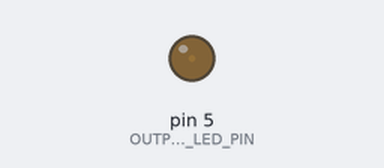
The sketch below on a simulated Arduino Uno, built with avr-gcc and run on an emulated ATmega328P. Shown: output pins drawn as LEDs (lit = HIGH).

Above: at 0.05 s.
At 0.9 s:
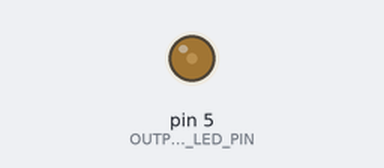
At 3.1 s:
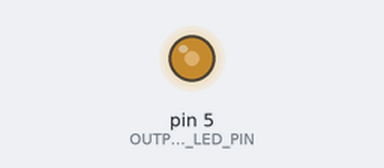
Timing chart, 0 to 7.6 s (numbered marks = the images above):
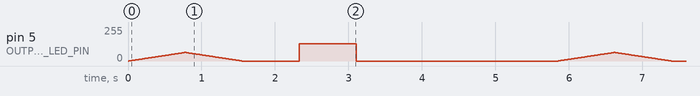

The sketch:

1_smooth_led.ino
```cpp
#define OUTPUT_LED_PIN 5

void smooth_change(int pin, int start, int end, int delay_ms) {
  /*
  Плавно изменяет значение на pin на отрезке [start; end], используя задержку delay.
  */
  int v = start;
  if (start < end) {
    while (v <= end) {
      analogWrite(pin, v);
      v++;
      delay(delay_ms);
    }
  } else {
    while (v >= end) {
      analogWrite(pin, v);
      v--;
      delay(delay_ms);
    }
  }
}

void setup() {
  pinMode(OUTPUT_LED_PIN, OUTPUT);
}

void loop() {

  int delay_ms = 3;

  smooth_change(OUTPUT_LED_PIN, 0, 64, delay_ms * 4);
  smooth_change(OUTPUT_LED_PIN, 64, 0, delay_ms * 4);

  smooth_change(OUTPUT_LED_PIN, 0, 128, delay_ms * 2);
  smooth_change(OUTPUT_LED_PIN, 128, 0, delay_ms * 2);

  smooth_change(OUTPUT_LED_PIN, 0, 196, delay_ms * 1.25);
  smooth_change(OUTPUT_LED_PIN, 196, 0, delay_ms * 1.25);

  smooth_change(OUTPUT_LED_PIN, 0, 255, delay_ms);
  smooth_change(OUTPUT_LED_PIN, 255, 0, delay_ms);

//   int v = 0;
//   while(v < 128) {
//     analogWrite(OUTPUT_LED_PIN, v++);
//     delay(delay_ms);
//   }
//   while (v > 0) {
//     v--;
//     analogWrite(OUTPUT_LED_PIN, v);
//     delay(delay_ms);
//   }
//   while(v <= 255) {
//     analogWrite(OUTPUT_LED_PIN, v++);
//     delay(delay_ms);
//   }
}
```
